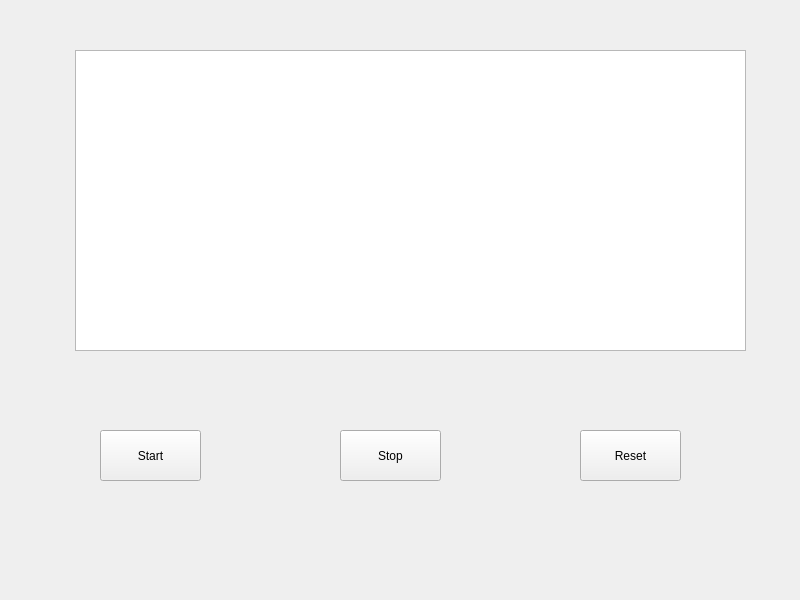
<?xml version="1.0" encoding="UTF-8"?>
<ui version="4.0">
 <class>MainWindow</class>
 <widget class="QMainWindow" name="MainWindow">
  <property name="geometry">
   <rect>
    <x>0</x>
    <y>0</y>
    <width>800</width>
    <height>600</height>
   </rect>
  </property>
  <property name="windowTitle">
   <string>MainWindow</string>
  </property>
  <widget class="QWidget" name="centralwidget">
   <widget class="QCustomPlot" name="graphPlotter">
    <property name="geometry">
     <rect>
      <x>75</x>
      <y>50</y>
      <width>671</width>
      <height>301</height>
     </rect>
    </property>
   </widget>
   <widget class="QPushButton" name="startButton">
    <property name="geometry">
     <rect>
      <x>100</x>
      <y>430</y>
      <width>101</width>
      <height>51</height>
     </rect>
    </property>
    <property name="text">
     <string>Start</string>
    </property>
   </widget>
   <widget class="QPushButton" name="resetButton">
    <property name="geometry">
     <rect>
      <x>580</x>
      <y>430</y>
      <width>101</width>
      <height>51</height>
     </rect>
    </property>
    <property name="text">
     <string>Reset</string>
    </property>
   </widget>
   <widget class="QPushButton" name="stopButton">
    <property name="geometry">
     <rect>
      <x>340</x>
      <y>430</y>
      <width>101</width>
      <height>51</height>
     </rect>
    </property>
    <property name="text">
     <string>Stop</string>
    </property>
   </widget>
  </widget>
 </widget>
 <customwidgets>
  <customwidget>
   <class>QCustomPlot</class>
   <extends>QGraphicsView</extends>
   <header>qcustomplot.h</header>
  </customwidget>
 </customwidgets>
 <resources/>
 <connections/>
</ui>
